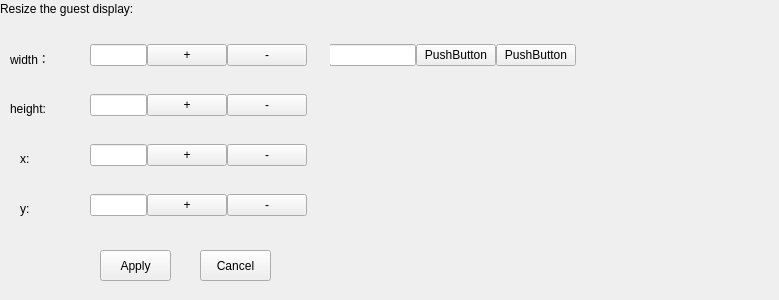
<?xml version="1.0" encoding="UTF-8"?>
<ui version="4.0">
 <class>ResizeTo</class>
 <widget class="QWidget" name="ResizeTo">
  <property name="geometry">
   <rect>
    <x>0</x>
    <y>0</y>
    <width>779</width>
    <height>300</height>
   </rect>
  </property>
  <property name="windowTitle">
   <string>Form</string>
  </property>
  <widget class="QWidget" name="horizontalLayoutWidget">
   <property name="geometry">
    <rect>
     <x>90</x>
     <y>40</y>
     <width>217</width>
     <height>31</height>
    </rect>
   </property>
   <layout class="QHBoxLayout" name="Layout_w" stretch="6,0,2">
    <property name="spacing">
     <number>0</number>
    </property>
    <item>
     <widget class="QLineEdit" name="lineEdit_w">
      <property name="enabled">
       <bool>true</bool>
      </property>
      <property name="sizePolicy">
       <sizepolicy hsizetype="Expanding" vsizetype="Fixed">
        <horstretch>23</horstretch>
        <verstretch>0</verstretch>
       </sizepolicy>
      </property>
      <property name="minimumSize">
       <size>
        <width>0</width>
        <height>0</height>
       </size>
      </property>
     </widget>
    </item>
    <item>
     <widget class="QPushButton" name="pushButton_w1">
      <property name="text">
       <string>+</string>
      </property>
     </widget>
    </item>
    <item>
     <widget class="QPushButton" name="pushButton_w2">
      <property name="text">
       <string>-</string>
      </property>
     </widget>
    </item>
   </layout>
  </widget>
  <widget class="QWidget" name="horizontalLayoutWidget_2">
   <property name="geometry">
    <rect>
     <x>90</x>
     <y>90</y>
     <width>217</width>
     <height>31</height>
    </rect>
   </property>
   <layout class="QHBoxLayout" name="Layout_h" stretch="6,2,2">
    <property name="spacing">
     <number>0</number>
    </property>
    <item>
     <widget class="QLineEdit" name="lineEdit_h"/>
    </item>
    <item>
     <widget class="QPushButton" name="pushButton_h1">
      <property name="text">
       <string>+</string>
      </property>
     </widget>
    </item>
    <item>
     <widget class="QPushButton" name="pushButton_h2">
      <property name="text">
       <string>-</string>
      </property>
     </widget>
    </item>
   </layout>
  </widget>
  <widget class="QLabel" name="label_resize">
   <property name="geometry">
    <rect>
     <x>0</x>
     <y>0</y>
     <width>191</width>
     <height>17</height>
    </rect>
   </property>
   <property name="text">
    <string>Resize the guest display:</string>
   </property>
  </widget>
  <widget class="QLabel" name="label_x">
   <property name="geometry">
    <rect>
     <x>20</x>
     <y>150</y>
     <width>67</width>
     <height>17</height>
    </rect>
   </property>
   <property name="text">
    <string>x:</string>
   </property>
  </widget>
  <widget class="QWidget" name="horizontalLayoutWidget_4">
   <property name="geometry">
    <rect>
     <x>90</x>
     <y>190</y>
     <width>217</width>
     <height>31</height>
    </rect>
   </property>
   <layout class="QHBoxLayout" name="Layout_y" stretch="3,1,1">
    <property name="spacing">
     <number>0</number>
    </property>
    <item>
     <widget class="QLineEdit" name="lineEdit_y"/>
    </item>
    <item>
     <widget class="QPushButton" name="pushButton_y2">
      <property name="text">
       <string>+</string>
      </property>
     </widget>
    </item>
    <item>
     <widget class="QPushButton" name="pushButton_y1">
      <property name="text">
       <string>-</string>
      </property>
     </widget>
    </item>
   </layout>
  </widget>
  <widget class="QPushButton" name="cancelbtn">
   <property name="geometry">
    <rect>
     <x>200</x>
     <y>250</y>
     <width>71</width>
     <height>31</height>
    </rect>
   </property>
   <property name="text">
    <string>Cancel</string>
   </property>
  </widget>
  <widget class="QPushButton" name="applybtn">
   <property name="geometry">
    <rect>
     <x>100</x>
     <y>250</y>
     <width>71</width>
     <height>31</height>
    </rect>
   </property>
   <property name="text">
    <string>Apply</string>
   </property>
  </widget>
  <widget class="QLabel" name="label_h">
   <property name="geometry">
    <rect>
     <x>10</x>
     <y>100</y>
     <width>67</width>
     <height>17</height>
    </rect>
   </property>
   <property name="text">
    <string>height:</string>
   </property>
  </widget>
  <widget class="QLabel" name="label_w">
   <property name="geometry">
    <rect>
     <x>10</x>
     <y>50</y>
     <width>67</width>
     <height>17</height>
    </rect>
   </property>
   <property name="text">
    <string>width：</string>
   </property>
  </widget>
  <widget class="QLabel" name="label_y">
   <property name="geometry">
    <rect>
     <x>20</x>
     <y>200</y>
     <width>67</width>
     <height>17</height>
    </rect>
   </property>
   <property name="text">
    <string>y:</string>
   </property>
  </widget>
  <widget class="QWidget" name="horizontalLayoutWidget_3">
   <property name="geometry">
    <rect>
     <x>90</x>
     <y>140</y>
     <width>217</width>
     <height>31</height>
    </rect>
   </property>
   <layout class="QHBoxLayout" name="Layout_x" stretch="3,1,1">
    <property name="spacing">
     <number>0</number>
    </property>
    <item>
     <widget class="QLineEdit" name="lineEdit_x"/>
    </item>
    <item>
     <widget class="QPushButton" name="pushButton_x1">
      <property name="autoFillBackground">
       <bool>false</bool>
      </property>
      <property name="text">
       <string>+</string>
      </property>
     </widget>
    </item>
    <item>
     <widget class="QPushButton" name="pushButton_x2">
      <property name="text">
       <string>-</string>
      </property>
     </widget>
    </item>
   </layout>
  </widget>
  <widget class="QWidget" name="widget" native="true">
   <property name="geometry">
    <rect>
     <x>330</x>
     <y>40</y>
     <width>251</width>
     <height>31</height>
    </rect>
   </property>
   <widget class="QWidget" name="horizontalLayoutWidget_5">
    <property name="geometry">
     <rect>
      <x>-1</x>
      <y>0</y>
      <width>247</width>
      <height>31</height>
     </rect>
    </property>
    <layout class="QHBoxLayout" name="horizontalLayout" stretch="6,2,2">
     <property name="spacing">
      <number>0</number>
     </property>
     <item>
      <widget class="QLineEdit" name="lineEdit"/>
     </item>
     <item>
      <widget class="QPushButton" name="pushButton_2">
       <property name="text">
        <string>PushButton</string>
       </property>
      </widget>
     </item>
     <item>
      <widget class="QPushButton" name="pushButton">
       <property name="text">
        <string>PushButton</string>
       </property>
      </widget>
     </item>
    </layout>
   </widget>
  </widget>
 </widget>
 <resources/>
 <connections/>
</ui>
